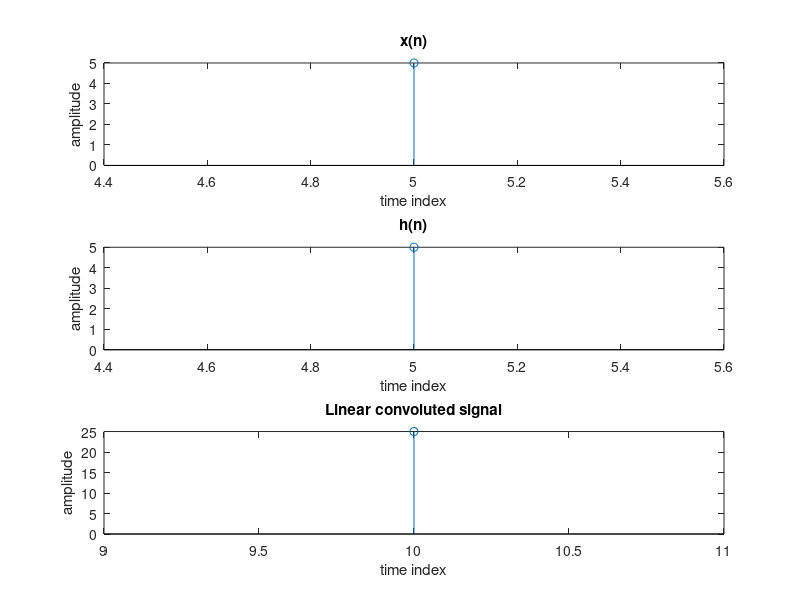

MATLAB code for this plot:
clc;
clear all;
close all;

x = input('Enter input x(n):');
x_ind = input('Enter index of x(n):');
h = input('Enter input h(n):');
h_ind = input('Enter index of h(n):');
y = conv(x,h);
y_ind = min(x_ind)+min(h_ind) : max(x_ind)+max(h_ind);
disp(y);

subplot(3,1,1);
stem(x_ind,x);
xlabel('time index');
ylabel('amplitude');
title('x(n)');

subplot(3,1,2);
stem(h_ind,h);
xlabel('time index');
ylabel('amplitude');
title('h(n)');

subplot(3,1,3);
stem(y_ind,y);
xlabel('time index');
ylabel('amplitude');
title('Linear convoluted signal');
